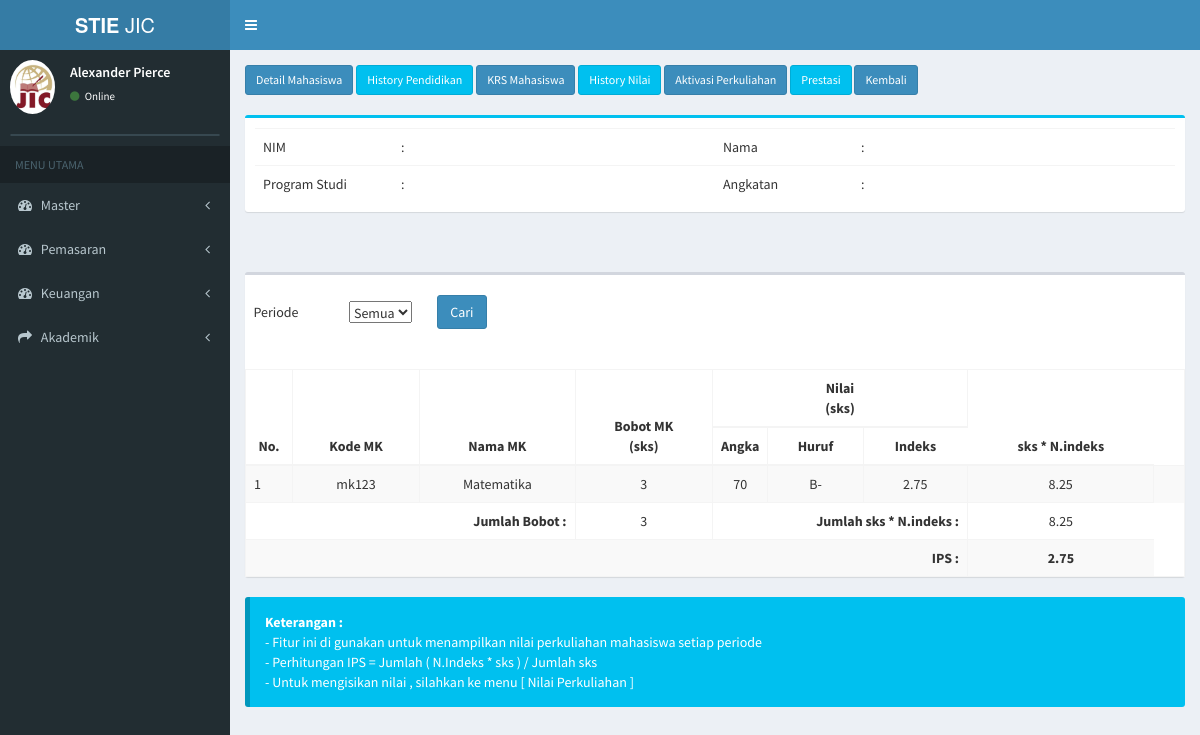
Before: /index.php/mahasiswa/filter_nilai with the older database file.
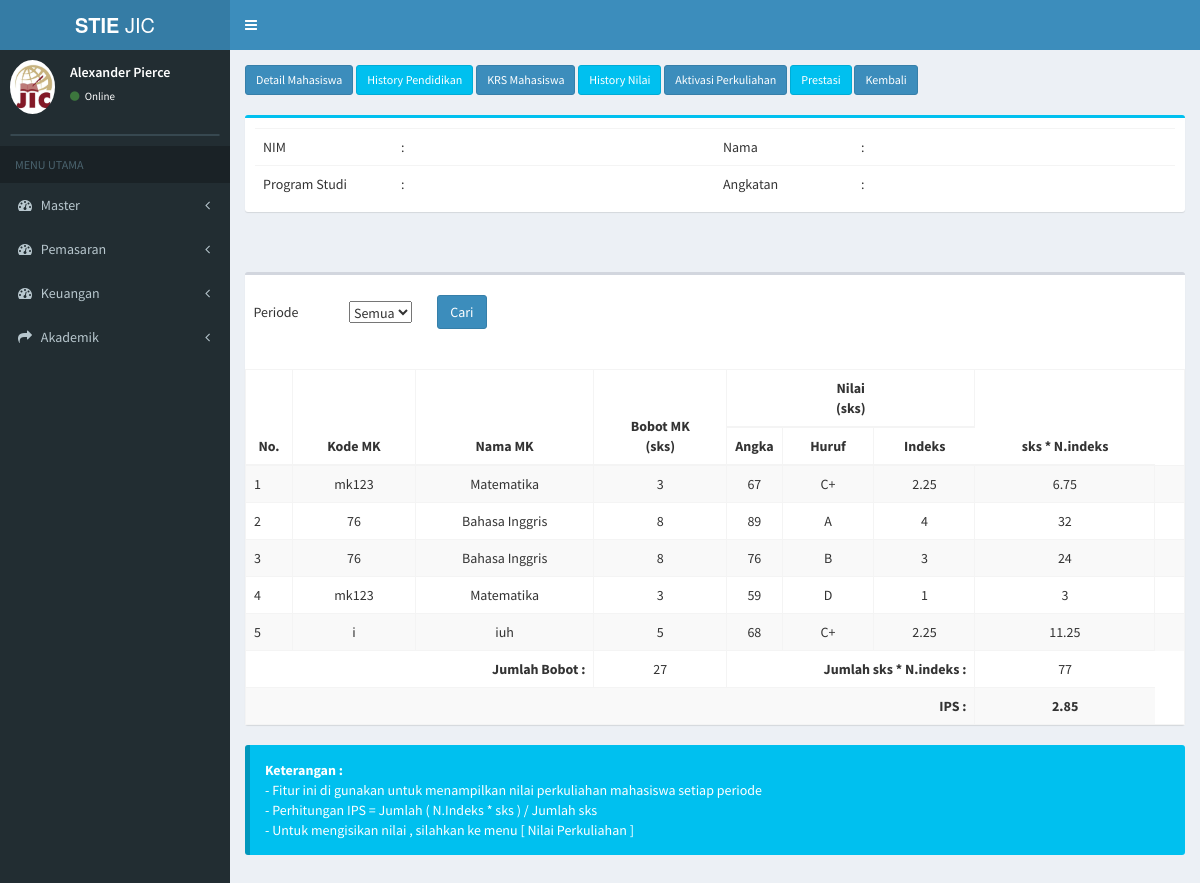
After: the same page with the newer database file.
### tables this page shows
CREATE TABLE `tb_kelas_mhs` (
  `id_kelas_mhs` int(11) NOT NULL,
  `id_mahasiswa` varchar(20) NOT NULL,
  `id_kp` varchar(11) NOT NULL,
  `id_skala_nilai` varchar(10) NOT NULL,
  `nilai_d` float NOT NULL
);

CREATE TABLE `tb_matkul` (
  `kode_matkul` varchar(50) NOT NULL,
  `nama_matkul` varchar(100) NOT NULL,
  `id_prodi` varchar(10) NOT NULL,
  `jenis_matkul` varchar(20) NOT NULL,
  `bobot_matkul` int(11) NOT NULL,
  `bobot_praktikum` int(11) NOT NULL,
  `bobot_tatap_muka` int(11) NOT NULL,
  `bobot_praktik_lapangan` int(11) NOT NULL,
  `bobot_simulasi` int(11) NOT NULL,
  `metode_pembelajaran` varchar(100) NOT NULL,
  `tanggal_mulai` date NOT NULL,
  `tanggal_akhir` date NOT NULL
);

CREATE TABLE `tb_skala_nilai` (
  `id_skala_nilai` int(11) NOT NULL,
  `id_prodi` varchar(7) NOT NULL,
  `nilai_huruf` varchar(5) NOT NULL,
  `nilai_indeks` float NOT NULL,
  `bobot_nilai_minimum` float NOT NULL,
  `bobot_nilai_maksimum` float NOT NULL,
  `tanggal_mulai_efektif` date NOT NULL,
  `tanggal_akhir_efektif` date NOT NULL
);

### application/controllers/mahasiswa.php (called while the page is built, shortened)
<?php
class Mahasiswa extends CI_Controller {
	public function __construct()
	{
		$this->load->model('mahasiswa_model');
		$this->load->model('daftar_ulang_model');
		$this->load->model('konsentrasi_model');
	}
	public function filter_nilai(){
			$id_mahasiswa = $this->uri->segment(3);
			$id_periode=$this->input->get('id_periode');
			$data['mahasiswa'] = $this->mahasiswa_model->detail_krs_mahasiswa($id_mahasiswa);
			$data['nilai'] = $this->mahasiswa_model->filter_nilai($id_mahasiswa,$id_periode);
			$data['main_view'] = 'Mahasiswa/history_nilai_view';
			$this->load->view('template', $data);
	}
}

### index.php (called while the page is built, shortened)
<?php
require_once BASEPATH.'core/CodeIgniter.php';

### application/models/mahasiswa_model.php (called while the page is built, shortened)
<?php
class Mahasiswa_model extends CI_Model {
   function filter_nilai($id_mahasiswa,$id_periode){
     $this->db->select('*');
     $this->db->from('tb_kelas_mhs');
     $this->db->join('tb_kp','tb_kp.id_kp=tb_kelas_mhs.id_kp');
     $this->db->join('tb_matkul','tb_matkul.kode_matkul=tb_kp.kode_matkul');
     $this->db->join('tb_skala_nilai','tb_skala_nilai.id_skala_nilai=tb_kelas_mhs.id_skala_nilai');
     $this->db->join('tb_periode','tb_periode.id_periode=tb_kp.id_periode');
     $this->db->like('tb_kelas_mhs.id_mahasiswa',$id_mahasiswa);
     $this->db->like('tb_periode.id_periode',$id_periode);
     $query = $this->db->get();
     return $query->result();
      }
}

### application/views/Mahasiswa/history_nilai_view.php (the view, shortened to what this page needs)
        <a class="btn btn-sm btn-primary" href="<?php echo base_url();?>mahasiswa/lihat_mahasiswa_dikti/<?php echo $mahasiswa->id_mahasiswa; ?>">Detail Mahasiswa</a>
        <a class="btn btn-sm btn-info" href="<?php echo base_url();?>mahasiswa/history_pendidikan/<?php echo $mahasiswa->id_mahasiswa; ?>">History Pendidikan</a>
        <a class="btn btn-sm btn-primary" href="<?php echo base_url();?>mahasiswa/krs_mahasiswa/<?php echo $mahasiswa->id_mahasiswa; ?>">KRS Mahasiswa</a>
        <a class="btn btn-sm btn-info" href="<?php echo base_url();?>mahasiswa/history_nilai/<?php echo $mahasiswa->id_mahasiswa; ?>">History Nilai</a>
        <a class="btn btn-sm btn-primary">Aktivasi Perkuliahan</a>
        <a class="btn btn-sm btn-info">Prestasi</a>
        <a class="btn btn-sm btn-primary" href="<?php echo base_url(); ?>mahasiswa/data_mahasiswa">Kembali</a>
        <br><br>
        <div class="box box-info">
        <div class="box-body">
              <table class="table">
        <tr>
            <td width="15%" class="left_column">NIM</td>
            <td>: <?php echo $mahasiswa->nim; ?></td>
            <td width="15%" class="left_column">Nama</td>
            <td>: <?php echo $mahasiswa->nama_mahasiswa; ?></td>
        </tr>
        <tr>
            <td class="left_column" width="15%">Program Studi</td>
            <td width="35%">: <?php echo $mahasiswa->nama_prodi; ?>            </td>
            <td class="left_column" width="15%">Angkatan</td>
            <td>: <?php echo $mahasiswa->angkatan; ?>           </td>
        </tr>
        </table>
            </div>
          </div>
        <br><br>
        <div class="box">
            <table class="">
                <tbody>
                  <form method="get" action="<?php echo base_url(); ?>mahasiswa/filter_nilai/<?php echo $mahasiswa->id_mahasiswa; ?>">
                  <tr>
                    <th><input type="hidden" name="id_prodi" id="id_prodi" value="<?php echo $mahasiswa->id_prodi; ?>"><br></th>
                  </tr>
                  <tr>
                    <td> &nbsp;&nbsp;&nbsp;Periode</td>
                    <td>&nbsp;&nbsp;&nbsp;&nbsp;&nbsp;&nbsp;&nbsp;&nbsp;&nbsp;&nbsp;&nbsp;&nbsp;&nbsp;&nbsp;&nbsp;&nbsp;&nbsp;
                      <select name="id_periode" id="id_periode" class="validate[required]">
                        <option value="">Semua</option>
              </select>
                    </td>
                    <td>
                      &nbsp;&nbsp;&nbsp;&nbsp;&nbsp;&nbsp;&nbsp;&nbsp;&nbsp;<input type="submit" class="btn btn-primary" value="Cari">
                    </td>
                  </tr>
                </tbody>
              </table>
              <br>
              <br>
        <table id="table1" class="table table-striped table-bordered" >
    <thead>
    <tr>
        <th style="width:5%;text-align:center" rowspan="2">No.</th>
        <th style="text-align:center" rowspan="2">Kode MK</th>
        <th style="text-align:center" rowspan="2">Nama MK</th>
        <th style="text-align:center" rowspan="2">Bobot MK<br />(sks)</th>
         <th style="text-align:center" colspan="3">Nilai<br />(sks)</th>
         <th style="text-align:center" rowspan="2">sks * N.indeks</th>
    </tr>
    <tr>
        <th style="width:5%;text-align:center">Angka</th>
        <th style="text-align:center">Huruf</th>
        <th style="text-align:center">Indeks</th>
    </tr>
    </thead>
    <tbody>
    <?php
        $no = 0;
        $totalsi = 0;
        $totalbobot = 0;
        foreach($nilai as $data):
             $dataee = $data->bobot_matkul * $data->nilai_indeks;
      ?>
      <tr>
      <td><?php echo ++$no;?></td>
        <td style="text-align:center"><?php echo $data->kode_matkul;?></td>
        <td style="text-align:center"><?php echo $data->nama_matkul;?></td>
        <td style="text-align:center"><?php $totalbobot += $data->bobot_matkul; echo $data->bobot_matkul;?></td>
        <td style="text-align:center"><?php echo $data->nilai_d;?></td>
        <td style="text-align:center"><?php echo $data->nilai_huruf;?></td>
        <td style="text-align:center"><?php echo $data->nilai_indeks;?></td>
        <td style="text-align:center"><?php $totalsi += $dataee; echo $dataee;?></td>
        <td style="text-align:center">
                        </td>
    </tr>
<?php endforeach; ?>
    <tr>
         <td colspan="3" style="text-align:right"> <b> Jumlah Bobot : </b></td>
        <td style="text-align:center">  <?php
        if ($totalbobot == 0) {
            echo $totalbobot = 1;
        } else {
            echo $totalbobot;
        }  ?> </td>
        <td colspan="3" style="text-align:right"> <b> Jumlah sks * N.indeks : </b></td>
        <td style="text-align:center"> <?php echo $totalsi; ?></td>
    </tr>
    <tr>
        <th style="text-align:right" colspan="7"> IPS : </th>
        <th style="text-align:center"> <?php $ips = $totalsi / $totalbobot; echo round($ips, 2); ?>   </th>
    </tr>
  </tbody>
    </table>
    </div>
    <div class="callout callout-info">
        <strong>Keterangan :</strong>
            <br />
            - Fitur ini di gunakan untuk menampilkan nilai perkuliahan mahasiswa setiap periode
            <br />
            - Perhitungan IPS = Jumlah ( N.Indeks * sks ) / Jumlah sks
            <br />
            - Untuk mengisikan nilai , silahkan ke menu [ Nilai Perkuliahan ]
            <br />
    </div>
 <link rel="stylesheet" href="//code.jquery.com/ui/1.12.0/themes/smoothness/jquery-ui.css">

### application/views/template.php (shortened to what this page needs)
<!DOCTYPE html>
<html>
<head>
  <link rel="stylesheet" href="<?php echo base_url(); ?>assets/css/bootstrap.min.css">
  <link rel="stylesheet" href="https://cdnjs.cloudflare.com/ajax/libs/font-awesome/4.5.0/css/font-awesome.min.css">
  <link rel="stylesheet" href="https://cdnjs.cloudflare.com/ajax/libs/ionicons/2.0.1/css/ionicons.min.css">
  <link rel="stylesheet" href="<?php echo base_url(); ?>assets/dist/css/AdminLTE.min.css">
  <link rel="stylesheet" href="<?php echo base_url(); ?>assets/dist/css/skins/_all-skins.min.css">
  <link rel="stylesheet" href="<?php echo base_url(); ?>assets/plugins/select2/select2.min.css">
  <link rel="stylesheet" href="<?php echo base_url(); ?>assets/css/styleku.css">
  <link rel="stylesheet" href="<?php echo base_url(); ?>assets/plugins/datatables/dataTables.bootstrap.css">
</head>
<body class="hold-transition skin-blue sidebar-mini">
<div class="wrapper">
  <header class="main-header">
    <a href="../../index2.html" class="logo">
      <span class="logo-lg"><b>STIE </b>JIC</span>
    </a>
    <nav class="navbar navbar-static-top">
      <a href="#" class="sidebar-toggle" data-toggle="offcanvas" role="button">
      </a>
    </nav>
  </header>
  <aside class="main-sidebar">
    <section class="sidebar">
      <div class="user-panel">
        <div class="pull-left image">
          <img src="<?php echo base_url(); ?>/assets/img/jic.png" class="img-circle" alt="User Image">
        </div>
        <div class="pull-left info">
          <p>Alexander Pierce</p>
          <a href="#"><i class="fa fa-circle text-success"></i> Online</a>
        </div>
      </div>
      <form action="#" method="get" class="sidebar-form">
      </form>
      <ul class="sidebar-menu">
        <li class="header">MENU UTAMA</li>
        <li class="treeview">
          <a href="#">
            <i class="fa fa-dashboard"></i> <span>Master</span>
            <span class="pull-right-container">
              <i class="fa fa-angle-left pull-right"></i>
            </span>
          </a>
        </li>
        <li class="treeview">
          <a href="#">
            <i class="fa fa-dashboard"></i> <span> Pemasaran </span>
            <span class="pull-right-container">
              <i class="fa fa-angle-left pull-right"></i>
            </span>
          </a>
        </li>
        <li class="treeview">
          <a href="#">
            <i class="fa fa-dashboard"></i> <span> Keuangan </span>
            <span class="pull-right-container">
              <i class="fa fa-angle-left pull-right"></i>
            </span>
          </a>
        </li>
         <li class="treeview">
          <a href="#">
            <i class="fa fa-share"></i> <span>Akademik</span>
            <span class="pull-right-container">
              <i class="fa fa-angle-left pull-right"></i>
            </span>
          </a>
        </li>
      </ul>
    </section>
  </aside>
  <div class="content-wrapper">
    <section class="content">
      <?php $this->load->view($main_view); ?>
    </section>
  </div>
    </div>
</body>
</html>

### application/views/template.php (style rules this page uses)
a { position: relative; display: inline-block; }

Changed rows visible on the page:
removed tb_kelas_mhs: tb_matkul.kode_matkul "mk123", tb_matkul.nama_matkul "Matematika", tb_matkul.bobot_matkul "3", nilai_d "70", id_skala_nilai.nilai_huruf "B-", id_skala_nilai.nilai_indeks "2.75", tb_matkul.bobot_matkul "8.25"
added tb_kelas_mhs: tb_matkul.kode_matkul "mk123", tb_matkul.nama_matkul "Matematika", tb_matkul.bobot_matkul "3", nilai_d "67", id_skala_nilai.nilai_huruf "C+", id_skala_nilai.nilai_indeks "2.25", tb_matkul.bobot_matkul "6.75"
added tb_kelas_mhs: tb_matkul.kode_matkul "76", tb_matkul.nama_matkul "Bahasa Inggris", tb_matkul.bobot_matkul "8", nilai_d "89", id_skala_nilai.nilai_huruf "A", id_skala_nilai.nilai_indeks "4", tb_matkul.bobot_matkul "32"
added tb_kelas_mhs: tb_matkul.kode_matkul "76", tb_matkul.nama_matkul "Bahasa Inggris", tb_matkul.bobot_matkul "8", nilai_d "76", id_skala_nilai.nilai_huruf "B", id_skala_nilai.nilai_indeks "3", tb_matkul.bobot_matkul "24"
added tb_kelas_mhs: tb_matkul.kode_matkul "mk123", tb_matkul.nama_matkul "Matematika", tb_matkul.bobot_matkul "3", nilai_d "59", id_skala_nilai.nilai_huruf "D", id_skala_nilai.nilai_indeks "1"
added tb_kelas_mhs: tb_matkul.kode_matkul "i", tb_matkul.nama_matkul "iuh", tb_matkul.bobot_matkul "5", nilai_d "68", id_skala_nilai.nilai_huruf "C+", id_skala_nilai.nilai_indeks "2.25", tb_matkul.bobot_matkul "11.25"
Other visible differences:
$totalbobot: "3" → "27"
$totalsi: "8.25" → "77"
$ips: "2.75" → "2.85"
